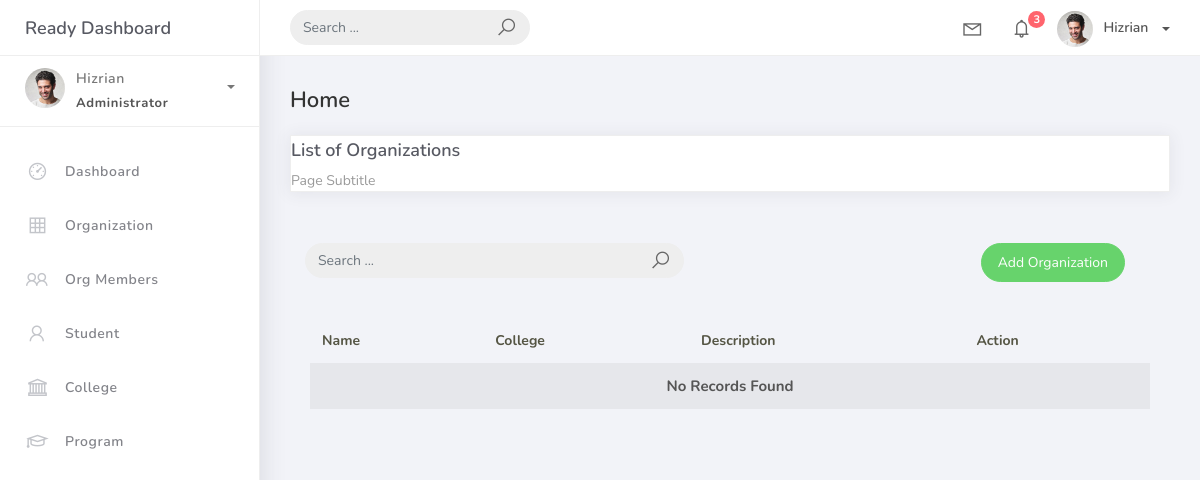
Before: /organization_list with the older database file.
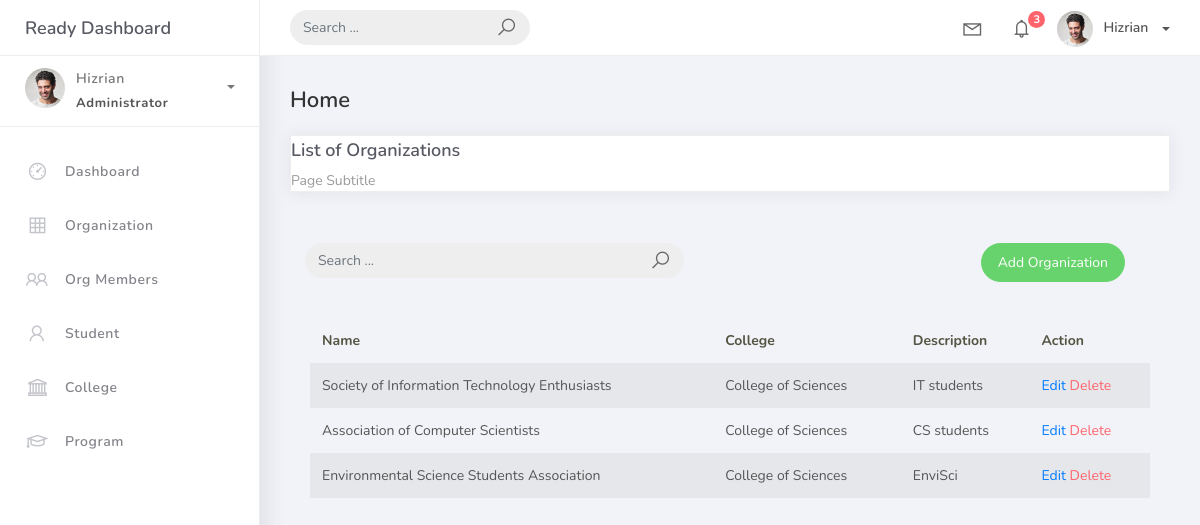
After: the same page with the newer database file.
### studentorg/models.py (models this page shows, shortened)
class BaseModel(models.Model):
    created_at = models.DateTimeField(auto_now_add=True, db_index=True)
    updated_at = models.DateTimeField(auto_now=True)
    class Meta:
        abstract = True

class Organization(BaseModel):
    name = models.CharField(max_length=250)
    college = models.ForeignKey(
        College, null=True, blank=True, on_delete=models.CASCADE
    )
    description = models.CharField(max_length=500)

class College(BaseModel):
    college_name = models.CharField(max_length=150)
    def __str__(self):
        return self.college_name

### studentorg/views.py (the view)
# urls.py: path('organization_list', OrganizationList.as_view(), name='organization-list'),
class OrganizationList(ListView):
    model = Organization
    context_object_name = 'organization'
    template_name = 'org_list.html'
    paginate_by = 5
    def get_queryset(self, *args, **kwargs):
        qs = super(OrganizationList, self).get_queryset(*args, **kwargs)
        if self.request.GET.get("q") != None:
            query = self.request.GET.get('q')
            qs = qs.filter(Q(name__icontains=query) |
                            Q(description__icontains=query))
        return qs

### templates/org_list.html (shortened to what this page needs)
{% extends 'base.html' %} {% load static %} {% block content %}
<div class="content">
    <div class="container-fluid">
        <h4 class="page-title">Home</h4>
        <div class="row">
            <div class="col-md-12">
                <div class="card">
                    <div class="card-title">List of Organizations</div>
                    <div class="card-category">Page Subtitle</div>
                </div>
                <br />
                    <div class="col-md-12 row">
                        <div class="col-md-6">
                            <form class="navbar-left navbar-form nav-search mr-md-3" action="{% url 'organization-list' %}">
                                <div class="input-group">
                                    <input type="text" placeholder="Search ..." class="form-control" name="q" />
                                    <div class="input-group-append">
                                        <span class="input-group-text">
                                            <i class="la la-search search-icon"></i>
                                        </span>
                                    </div>
                                </div>
                            </form>
                        </div>
                        <div class="col-md-6">
                            <div class="pull-right">
                                <a href="{% url 'organization-add' %}" class="btn btn-success btn-rounded">Add Organization</a>
                            </div>
                        </div>
                    </div>
                <div class="card-body">
                    <table class="table table-striped mt-3">
                            <thead>
                                <tr>
                                    <th scope="col">Name</th>
                                    <th scope="col">College</th>
                                    <th scope="col">Description</th>
                                    <th scope="col">Action</th>
                                </tr>
                            </thead>
                            <tbody>
                                {% for object in object_list %}
                                <tr>
                                    <td>{{ object.name }}</td>
                                    <td>{{ object.college }}</td>
                                    <td>{{ object.description }}</td>
                                    <td>
                                        <a href="organization_list/{{ object.id }}">Edit</a>
                                        <a href="organization_list/{{ object.id }}/delete" class="text-danger">Delete</a>
                                    </td>
                                </tr>
                                {% empty %}
                                <tr>
                                    <td colspan="4" style="text-align: center;">
                                        <p class="text-sm font-weight-bold mb-0">No Records Found</p>
                                    </td>
                                </tr>
                                {% endfor %}
                            </tbody>
                        </table>
                    </div>
                </div>
            </div>
        </div>
    </div>
</div>
{% endblock %}

### templates/base.html (shortened to what this page needs)
{% load static %}
<!DOCTYPE html>
<html>
<head>
	<link rel="stylesheet" href="{% static 'css/bootstrap.min.css' %}">
	<link rel="stylesheet" href="{% static 'css/ready.css' %}">
	<link rel="stylesheet" href="{% static 'css/demo.css' %}">
</head>
<body>
	<div class="wrapper">
		<div class="main-header">
			<div class="logo-header">
				<a href="index.html" class="logo">
					Ready Dashboard
				</a>
			</div>
			<nav class="navbar navbar-header navbar-expand-lg">
				<div class="container-fluid">
					<form class="navbar-left navbar-form nav-search mr-md-3" action="">
						<div class="input-group">
							<input type="text" placeholder="Search ..." class="form-control">
							<div class="input-group-append">
								<span class="input-group-text">
									<i class="la la-search search-icon"></i>
								</span>
							</div>
						</div>
					</form>
					<ul class="navbar-nav topbar-nav ml-md-auto align-items-center">
						<li class="nav-item dropdown hidden-caret">
							<a class="nav-link dropdown-toggle" href="#" id="navbarDropdown" role="button" data-toggle="dropdown" aria-haspopup="true" aria-expanded="false">
								<i class="la la-envelope"></i>
							</a>
						</li>
						<li class="nav-item dropdown hidden-caret">
							<a class="nav-link dropdown-toggle" href="#" id="navbarDropdown" role="button" data-toggle="dropdown" aria-haspopup="true" aria-expanded="false">
								<i class="la la-bell"></i>
								<span class="notification">3</span>
							</a>
						</li>
						<li class="nav-item dropdown">
							<a class="dropdown-toggle profile-pic" data-toggle="dropdown" href="#" aria-expanded="false"> <img src="{% static 'img/profile.jpg' %}" alt="user-img" width="36" class="img-circle"><span >Hizrian</span></span> </a>
							</li>
						</ul>
					</div>
				</nav>
			</div>
			<div class="sidebar">
				<div class="scrollbar-inner sidebar-wrapper">
					<div class="user">
						<div class="photo">
							<img src="{% static 'img/profile.jpg' %}">
						</div>
						<div class="info">
							<a class="" data-toggle="collapse" href="#collapseExample" aria-expanded="true">
								<span>
									Hizrian
									<span class="user-level">Administrator</span>
									<span class="caret"></span>
								</span>
							</a>
						</div>
					</div>
					<ul class="nav">
						<li class="nav-item">
							<a href="index.html">
								<i class="la la-dashboard"></i>
								<p>Dashboard</p>
							</a>
						</li>
						<li class="nav-item">
							<a href="{% url 'organization-list' %}">
								<i class="la la-table"></i>
								<p>Organization</p>
							</a>
						</li>
						<li class="nav-item">
							<a href="{% url 'orgmember-list' %}">
								<i class="la la-users"></i>
								<p>Org Members</p>
							</a>
						</li>
						<li class="nav-item">
							<a href="{% url 'student-list' %}">
								<i class="la la-user"></i>
								<p>Student</p>
							</a>
						</li>
						<li class="nav-item">
							<a href="{% url 'college-list' %}">
								<i class="la la-university"></i>
								<p>College</p>
							</a>
						</li>
						<li class="nav-item">
							<a href="{% url 'program-list' %}">
								<i class="la la-graduation-cap"></i>
								<p>Program</p>
							</a>
						</li>
					</ul>
				</div>
			</div>
			<div class="main-panel">
				{% block content %}
				{% endblock %}
			</div>
</body>
</html>

Changed rows visible on the page:
added Organization: name "Society of Information Technology Enthusiasts", college "College of Sciences", description "IT students"
added Organization: name "Association of Computer Scientists", college "College of Sciences", description "CS students"
added Organization: name "Environmental Science Students Association", college "College of Sciences", description "EnviSci"
Other visible differences:
text no longer shown: "No Records Found"
